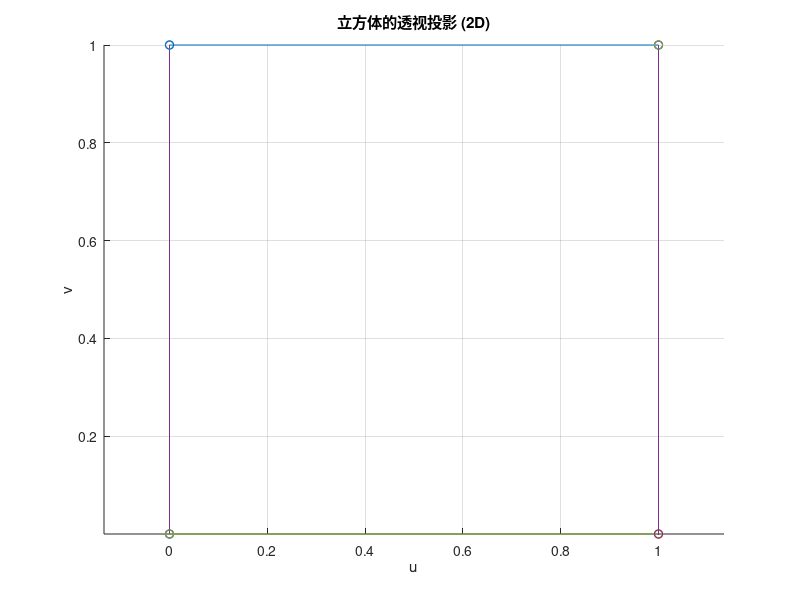

This chart was generated by the following MATLAB code:
function assignment7_q1()
    clc; close all;

    % ===== 用户输入 =====
    cx = input('请输入立方体中心 cx: ');
    cy = input('请输入立方体中心 cy: ');
    cz = input('请输入立方体中心 cz (>0): ');
    d  = input('请输入立方体半边长 d: ');

    % 焦距 (随便假设一个合理值)
    f = 1.0;

    % ===== 构造立方体顶点 (世界坐标 = 摄像机坐标) =====
    C = [cx; cy; cz];
    offsets = d * [
        -1 -1 -1;
        -1 -1  1;
        -1  1 -1;
        -1  1  1;
         1 -1 -1;
         1 -1  1;
         1  1 -1;
         1  1  1;
    ];
    V = offsets + C';     % 8x3 matrix, 每行一个顶点 [x y z]

    % ===== 透视投影 =====
    X = V(:,1);
    Y = V(:,2);
    Z = V(:,3);

    if any(Z <= 0)
        warning('有顶点 z <= 0, 可能会导致投影错误, 请调整中心 cz.');
    end

    U = f * X ./ Z;
    W = f * Y ./ Z;

    % 立方体的12条边（顶点索引）
    edges = [
        1 2; 1 3; 1 5;
        2 4; 2 6;
        3 4; 3 7;
        4 8;
        5 6; 5 7;
        6 8;
        7 8
    ];

    % ===== 画二维投影 =====
    figure; hold on; axis equal;
    for k = 1:size(edges,1)
        i = edges(k,1);
        j = edges(k,2);
        plot([U(i), U(j)], [W(i), W(j)], '-o');
    end
    xlabel('u'); ylabel('v');
    title('立方体的透视投影 (2D)');
    grid on;
end
